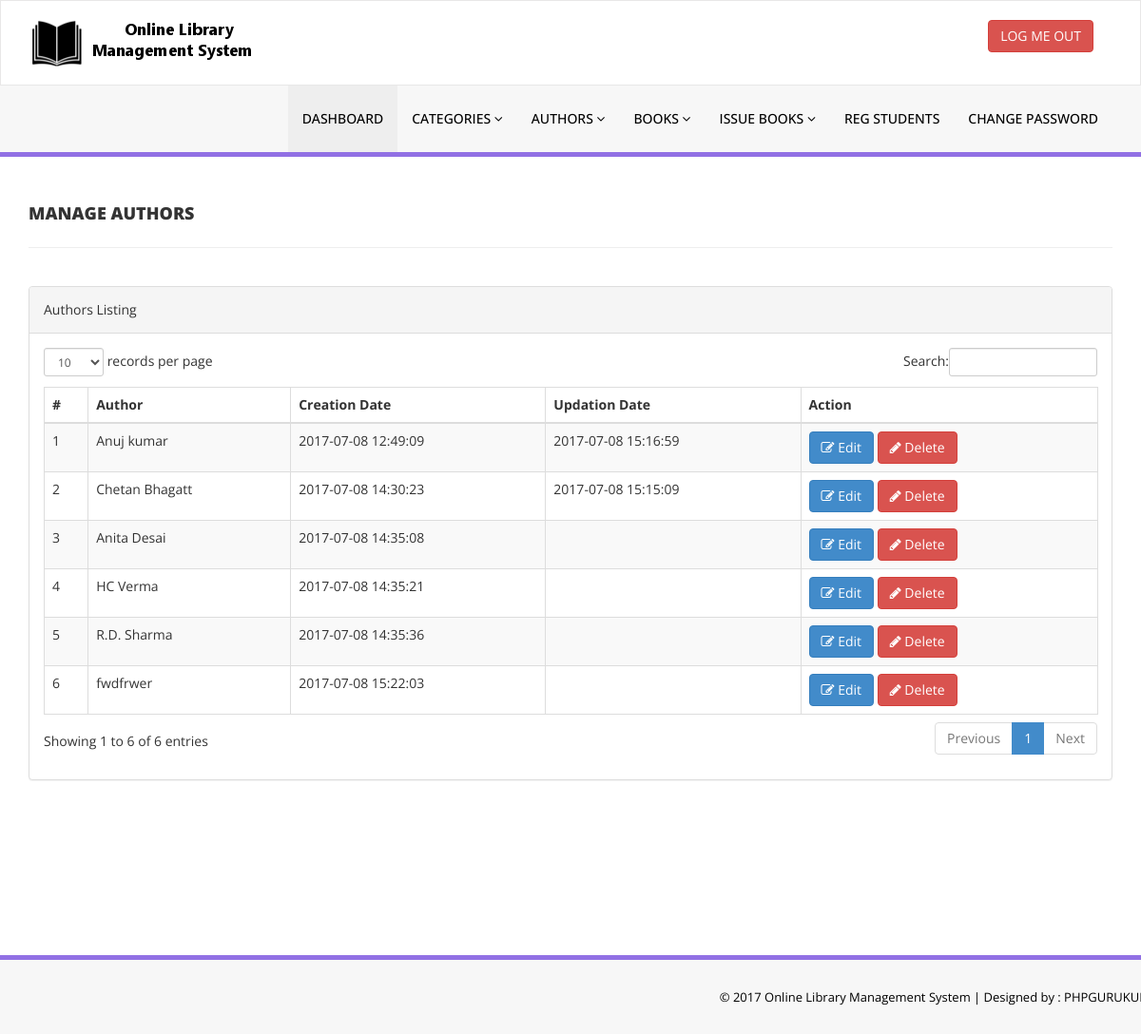
/library/admin/manage-authors.php (signed in), run on the app's committed database.
### tables this page shows
CREATE TABLE `tblauthors` (
  `id` int(11) NOT NULL,
  `AuthorName` varchar(159) DEFAULT NULL,
  `creationDate` timestamp NULL DEFAULT CURRENT_TIMESTAMP,
  `UpdationDate` timestamp NULL DEFAULT NULL ON UPDATE CURRENT_TIMESTAMP
);

### library/admin/manage-authors.php (the view, shortened to what this page needs)
<?php
include('includes/config.php');
if(strlen($_SESSION['alogin'])==0)
    {
header('location:index.php');
}
else{
    ?>
<!DOCTYPE html>
<html xmlns="http://www.w3.org/1999/xhtml">
<head>
    <link href="assets/css/bootstrap.css" rel="stylesheet" />
    <link href="assets/css/font-awesome.css" rel="stylesheet" />
    <link href="assets/js/dataTables/dataTables.bootstrap.css" rel="stylesheet" />
    <link href="assets/css/style.css" rel="stylesheet" />
</head>
<body>
<?php include('includes/header.php');?>
    <div class="content-wrapper">
         <div class="container">
        <div class="row pad-botm">
            <div class="col-md-12">
                <h4 class="header-line">Manage Authors</h4>
    </div>
     <div class="row">
</div>
        </div>
            <div class="row">
                <div class="col-md-12">
                    <div class="panel panel-default">
                        <div class="panel-heading">
                           Authors Listing
                        </div>
                        <div class="panel-body">
                            <div class="table-responsive">
                                <table class="table table-striped table-bordered table-hover" id="dataTables-example">
                                    <thead>
                                        <tr>
                                            <th>#</th>
                                            <th>Author</th>
                                            <th>Creation Date</th>
                                            <th>Updation Date</th>
                                            <th>Action</th>
                                        </tr>
                                    </thead>
                                    <tbody>
<?php $sql = "SELECT * from  tblauthors";
$query = $dbh -> prepare($sql);
$query->execute();
$results=$query->fetchAll(PDO::FETCH_OBJ);
$cnt=1;
if($query->rowCount() > 0)
{
foreach($results as $result)
{               ?>
                                        <tr class="odd gradeX">
                                            <td class="center"><?php echo htmlentities($cnt);?></td>
                                            <td class="center"><?php echo htmlentities($result->AuthorName);?></td>
                                            <td class="center"><?php echo htmlentities($result->creationDate);?></td>
                                            <td class="center"><?php echo htmlentities($result->UpdationDate);?></td>
                                            <td class="center">
                                            <a href="edit-author.php?athrid=<?php echo htmlentities($result->id);?>"><button class="btn btn-primary"><i class="fa fa-edit "></i> Edit</button>
                                          <a href="manage-authors.php?del=<?php echo htmlentities($result->id);?>" onclick="return confirm('Are you sure you want to delete?');"" >  <button class="btn btn-danger"><i class="fa fa-pencil"></i> Delete</button>
                                            </td>
                                        </tr>
 <?php $cnt=$cnt+1;}} ?>
                                    </tbody>
                                </table>
                            </div>
                        </div>
                    </div>
                </div>
            </div>
    </div>
    </div>
  <?php include('includes/footer.php');?>
</body>
</html>
<?php } ?>

### library/admin/assets/css/style.css (style rules this page uses)
.content-wrapper { margin-top: 40px; min-height:800px; padding-bottom:90px; }
.header-line { font-weight:900; padding-bottom:25px; border-bottom:1px solid #eeeeee; text-transform:uppercase; }
.pad-botm { padding-bottom:30px; }

### data on the page
tblauthors: AuthorName "Anuj kumar", creationDate "2017-07-08 12:49:09", UpdationDate "2017-07-08 15:16:59"
tblauthors: AuthorName "Chetan Bhagatt", creationDate "2017-07-08 14:30:23", UpdationDate "2017-07-08 15:15:09"
tblauthors: AuthorName "Anita Desai", creationDate "2017-07-08 14:35:08"
tblauthors: AuthorName "HC Verma", creationDate "2017-07-08 14:35:21"
tblauthors: AuthorName "R.D. Sharma", creationDate "2017-07-08 14:35:36"
tblauthors: AuthorName "fwdfrwer", creationDate "2017-07-08 15:22:03"
